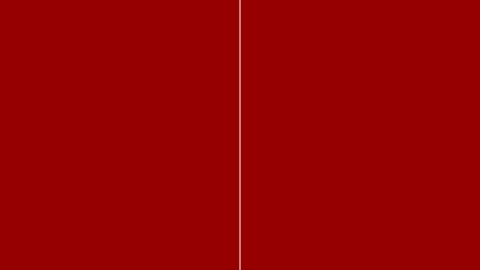
Frame 1 (no input)
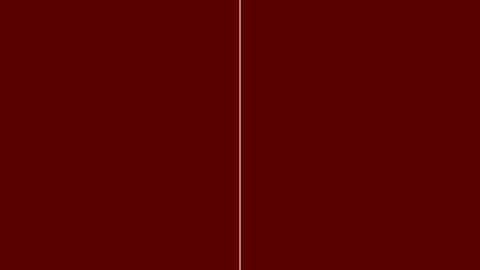
Frame 60 (no input)
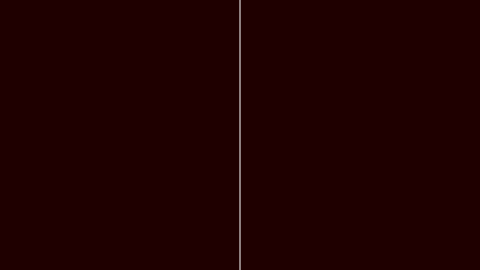
Frame 120 (the mouse pressed at the canvas centre since frame 60)

The p5.js sketch that drew these frames (run headless with seeded random() and noise() and a simulated clock; from frame 60 on, the mouse is pressed at the canvas centre):

// p5.js sketch
// ── sketch.js
// Learning Processing
// Daniel Shiffman
// http://www.learningprocessing.com

// Example 5-1: Conditionals

// Variables
var r = 150;
var g = 0;
var b = 0;

function setup() {
  createCanvas(480, 270);
}

function draw() {
  // Draw stuff
  background(r,g,b);  
  stroke(255);
  line(width/2,0,width/2,height);


  // If the mouse is on the right side of the screen is equivalent to 
  // "if mouseX is greater than width divided by 2."
  if(mouseX > width/2) {
    r = r + 1; 
  } else {
    r = r - 1;
  }

  // If r is greater than 255, set it back to 255.  
  // If r is less than 0, set it back to 0.
  if (r > 255) {
    r = 255; 
  } else if (r < 0) {
    r = 0; 
  }
}
